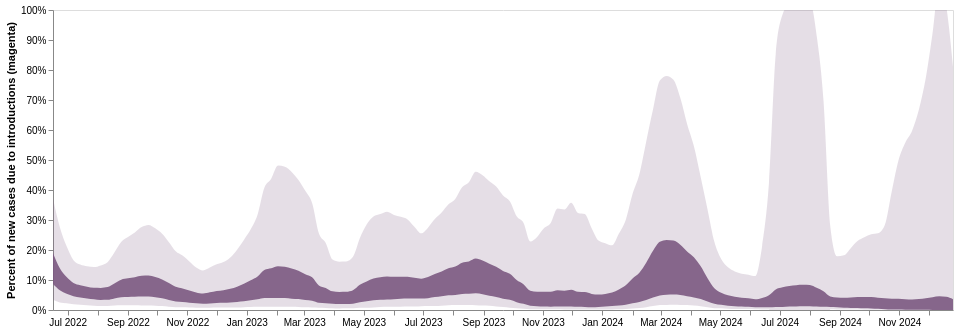

The notebook cell this image was saved under:
### Code cell
line1 = alt.Chart(summary_percent_df).mark_area(interpolate='monotone', opacity = 0.9, clip = True, color = "#7c5981").encode(
    alt.X('date:T', axis=alt.Axis(title="",tickCount = "month",grid=False,  format="%b %Y")),
    alt.Y('lower_hpd_log_50_MA',title = "Percent of new cases due to introductions (magenta)", axis=alt.Axis( grid=False, format='%', ), scale=alt.Scale(domain=(0.0, 1))),
    alt.Y2('upper_hpd_log_50_MA' )
).properties(
    width=900,
    height=300
)

band = alt.Chart(summary_percent_df).mark_area(interpolate='monotone', opacity = 0.2, clip = True, color = "#7c5981").encode(
    alt.X('date:T', axis=alt.Axis(title="",tickCount = "month",grid=False,  format="%b %Y")),
    alt.Y('lower_hpd_log_95_MA',title = "Percent of new cases due to introductions (magenta)", axis=alt.Axis( grid=False, format='%', ), scale=alt.Scale(domain=(0.0, 1))),
    alt.Y2('upper_hpd_log_95_MA' )
).properties(
    width=900,
    height=300
)


intro_plot = (line1 + band).resolve_scale(y= "shared") ; intro_plot

### Figure 1 — Vega-Lite specification as saved in the notebook (floating-point values rounded to 4 significant figures; data arrays with more than 128 entries replaced by an {"elided": "..."} marker saying what was removed)
{"config": {"view": {"continuousWidth": 400, "continuousHeight": 300}}, "layer": [{"mark": {"type": "area", "clip": true, "color": "#7c5981", "interpolate": "monotone", "opacity": 0.9}, "encoding": {"x": {"axis": {"format": "%b %Y", "grid": false, "tickCount": "month", "title": ""}, "field": "date", "type": "temporal"}, "y": {"axis": {"format": "%", "grid": false}, "field": "lower_hpd_log_50_MA", "scale": {"domain": [0.0, 1]}, "title": "Percent of new cases due to introductions (magenta)", "type": "quantitative"}, "y2": {"field": "upper_hpd_log_50_MA"}}, "height": 300, "width": 900}, {"mark": {"type": "area", "clip": true, "color": "#7c5981", "interpolate": "monotone", "opacity": 0.2}, "encoding": {"x": {"axis": {"format": "%b %Y", "grid": false, "tickCount": "month", "title": ""}, "field": "date", "type": "temporal"}, "y": {"axis": {"format": "%", "grid": false}, "field": "lower_hpd_log_95_MA", "scale": {"domain": [0.0, 1]}, "title": "Percent of new cases due to introductions (magenta)", "type": "quantitative"}, "y2": {"field": "upper_hpd_log_95_MA"}}, "height": 300, "width": 900}], "data": {"name": "data-6b839276ff9351b33927a96f6e6840c3"}, "resolve": {"scale": {"y": "shared"}}, "$schema": "https://vega.github.io/schema/vega-lite/v4.17.0.json", "datasets": {"data-6b839276ff9351b33927a96f6e6840c3": {"elided": "133 records"}}}
